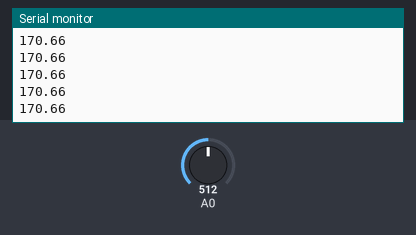
A sketch run on a simulated Arduino Uno, built with avr-gcc and run on an emulated ATmega328P. Shown: the last lines printed to the serial monitor. The test bench sets the inputs (shaded band); at power-on: A0 = 512.

Above: at 1.2 s.
1.3 s: A0 set to 716
At 1.31 s:
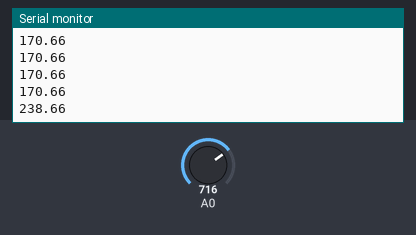
2.8 s: A0 set to 900
At 2.82 s:
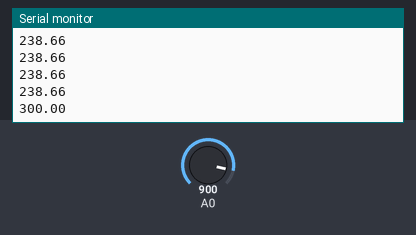
Timing chart, 0 to 5.8 s (numbered marks = the images above; inputs shaded):
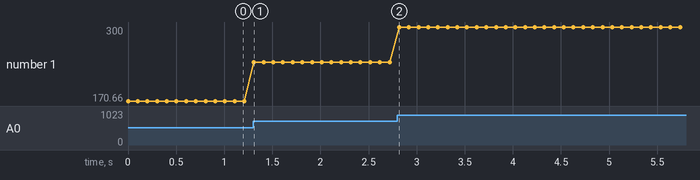

Measured:
- after the input at 1.3 s, the serial monitor: prints a new line at once (image 1)
- after the input at 2.8 s, the serial monitor: prints a new line at once (image 2)
- plotted number 1: 170.66 → 238.66 after the input at 1.3 s, 238.66 → 300 after the input at 2.8 s

The sketch:

RapitestAnalog.ino
```cpp
void setup() {
  Serial.begin(9600);
  // put your setup code here, to run once:

}

void loop() {
  float A = analogRead(A0);
  A = map(A,0,10,0,1023);
  A = A / 306.9;
  Serial.println(A);
  delay(100);
  // put your main code here, to run repeatedly:

}
```
